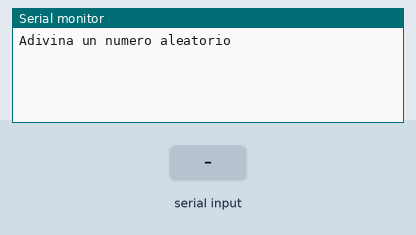
Simulated run of this sketch. Board: Arduino Uno, built with avr-gcc and run on an emulated ATmega328P. Parts: the last lines printed to the serial monitor. Inputs (shaded band) come from the test bench. Random numbers use the default seed unless the sketch sets one.

Above: at 1.2 s.
1.3 s: "90,45\n" received over Serial
At 2.5 s:
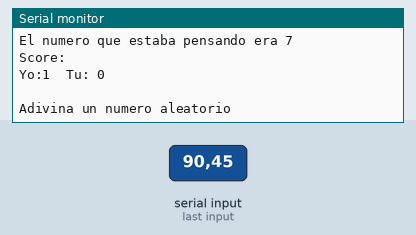
3.0 s: "5\n" received over Serial
At 4.8 s:
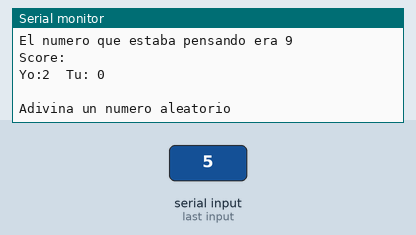

The sketch:

PT_22_BuscarNumRanArdu.ino
```cpp
int numero = 0;
int estimacion = 0;
int estado = 0;
String aux;//captura de caracteres que vamos a castear
enum Estados {Imprimir_Op, Leer_Op, Calcular, Reiniciar};//arreglo de casos para el switch
int score [2] = {0, 0};//contar cantidad de aciertos


void setup() {
  Serial.begin(9600);
  Serial.setTimeout(250);

}

void loop() {

  switch (estado) {
    case Imprimir_Op:
      Serial.println("Adivina un numero aleatorio");
      estado++;
      break;
    case Leer_Op:
      if (Serial.available() > 0) {
        aux = Serial.readString();
        estimacion = aux.toInt();//es lo que se esta guardando del casteo de string a int
        numero = random(0, 20);
        estado++;
        Serial.println();//solo un salto de linea
      }
      break;
    case Calcular:
      if (estimacion < numero) {
        Serial.println("Tu estimacion es muy baja"); // Hay ocho espacios delante de print.
        Serial.println("El numero que estaba pensando era " + String(numero));//si la estimacion es baja se hace la comparacion
        score[1]++;
      } else if (estimacion > numero) {
        Serial.println("Tu estimacion es muy alta");
        Serial.println("El numero que estaba pensando era " + String(numero));
        score[1]++;
      } else if (estimacion == numero) {
        Serial.println("Buen trabajo has adivinado mi numero!");
        score[0]++;
      }
      estado++;
      Serial.println("Score: ");//cuantos aciertos tienes
      Serial.println("Yo:" + String(score[1]) + "  " + "Tu: " + String(score[0]));
      break;

    case Reiniciar:
      estimacion = 0;
      aux = "";
      estado = 0;
      numero = 0;
      Serial.println("\n \n");
      break;
  }
}
```

Measured:
- after the input at 1.3 s, the serial monitor: prints a new line after 0.26 s (image 1)
- after the input at 3.0 s, the serial monitor: prints a new line after 0.25 s (image 2)
